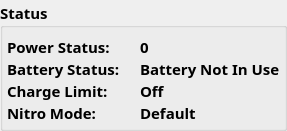
            <widget class="QGroupBox" name="status_box">
             <property name="enabled">
              <bool>true</bool>
             </property>
             <property name="sizePolicy">
              <sizepolicy hsizetype="Maximum" vsizetype="Preferred">
               <horstretch>0</horstretch>
               <verstretch>0</verstretch>
              </sizepolicy>
             </property>
             <property name="maximumSize">
              <size>
               <width>340</width>
               <height>125</height>
              </size>
             </property>
             <property name="font">
              <font>
               <family>TT Squares</family>
               <pointsize>11</pointsize>
               <italic>false</italic>
               <bold>true</bold>
              </font>
             </property>
             <property name="cursor">
              <cursorShape>ArrowCursor</cursorShape>
             </property>
             <property name="title">
              <string>Status</string>
             </property>
             <property name="alignment">
              <set>Qt::AlignmentFlag::AlignLeading|Qt::AlignmentFlag::AlignLeft|Qt::AlignmentFlag::AlignVCenter</set>
             </property>
             <layout class="QFormLayout" name="formLayout_2">
              <property name="labelAlignment">
               <set>Qt::AlignmentFlag::AlignLeading|Qt::AlignmentFlag::AlignLeft|Qt::AlignmentFlag::AlignVCenter</set>
              </property>
              <property name="horizontalSpacing">
               <number>20</number>
              </property>
              <property name="verticalSpacing">
               <number>0</number>
              </property>
              <property name="leftMargin">
               <number>4</number>
              </property>
              <property name="topMargin">
               <number>8</number>
              </property>
              <property name="rightMargin">
               <number>4</number>
              </property>
              <property name="bottomMargin">
               <number>4</number>
              </property>
              <item row="0" column="0">
               <widget class="QLabel" name="powerStatusLabel">
                <property name="sizePolicy">
                 <sizepolicy hsizetype="Preferred" vsizetype="Preferred">
                  <horstretch>0</horstretch>
                  <verstretch>0</verstretch>
                 </sizepolicy>
                </property>
                <property name="font">
                 <font>
                  <family>TT Squares</family>
                  <pointsize>11</pointsize>
                  <bold>true</bold>
                 </font>
                </property>
                <property name="cursor">
                 <cursorShape>ArrowCursor</cursorShape>
                </property>
                <property name="text">
                 <string>Power Status:</string>
                </property>
               </widget>
              </item>
              <item row="0" column="1">
               <widget class="QLabel" name="powerStatusValue">
                <property name="sizePolicy">
                 <sizepolicy hsizetype="Preferred" vsizetype="Preferred">
                  <horstretch>0</horstretch>
                  <verstretch>0</verstretch>
                 </sizepolicy>
                </property>
                <property name="font">
                 <font>
                  <family>TT Squares</family>
                  <pointsize>11</pointsize>
                  <fontweight>Light</fontweight>
                 </font>
                </property>
                <property name="cursor">
                 <cursorShape>ArrowCursor</cursorShape>
                </property>
                <property name="text">
                 <string>0</string>
                </property>
               </widget>
              </item>
              <item row="1" column="0">
               <widget class="QLabel" name="batteryStatusLabel">
                <property name="sizePolicy">
                 <sizepolicy hsizetype="Preferred" vsizetype="Preferred">
                  <horstretch>0</horstretch>
                  <verstretch>0</verstretch>
                 </sizepolicy>
                </property>
                <property name="font">
                 <font>
                  <family>TT Squares</family>
                  <pointsize>11</pointsize>
                  <bold>true</bold>
                 </font>
                </property>
                <property name="cursor">
                 <cursorShape>ArrowCursor</cursorShape>
                </property>
                <property name="text">
                 <string>Battery Status:</string>
                </property>
               </widget>
              </item>
              <item row="1" column="1">
               <widget class="QLabel" name="batteryStatusValue">
                <property name="sizePolicy">
                 <sizepolicy hsizetype="Preferred" vsizetype="Preferred">
                  <horstretch>0</horstretch>
                  <verstretch>0</verstretch>
                 </sizepolicy>
                </property>
                <property name="font">
                 <font>
                  <family>TT Squares</family>
                  <pointsize>11</pointsize>
                  <fontweight>Light</fontweight>
                 </font>
                </property>
                <property name="cursor">
                 <cursorShape>ArrowCursor</cursorShape>
                </property>
                <property name="text">
                 <string>Battery Not In Use</string>
                </property>
               </widget>
              </item>
              <item row="2" column="0">
               <widget class="QLabel" name="batteryChargeLimitLabel">
                <property name="sizePolicy">
                 <sizepolicy hsizetype="Preferred" vsizetype="Preferred">
                  <horstretch>0</horstretch>
                  <verstretch>0</verstretch>
                 </sizepolicy>
                </property>
                <property name="font">
                 <font>
                  <family>TT Squares</family>
                  <pointsize>11</pointsize>
                  <bold>true</bold>
                 </font>
                </property>
                <property name="cursor">
                 <cursorShape>ArrowCursor</cursorShape>
                </property>
                <property name="text">
                 <string>Charge Limit:</string>
                </property>
               </widget>
              </item>
              <item row="2" column="1">
               <widget class="QLabel" name="batteryChargeLimitValue">
                <property name="sizePolicy">
                 <sizepolicy hsizetype="Preferred" vsizetype="Preferred">
                  <horstretch>0</horstretch>
                  <verstretch>0</verstretch>
                 </sizepolicy>
                </property>
                <property name="font">
                 <font>
                  <family>TT Squares</family>
                  <pointsize>11</pointsize>
                  <fontweight>Light</fontweight>
                 </font>
                </property>
                <property name="cursor">
                 <cursorShape>ArrowCursor</cursorShape>
                </property>
                <property name="text">
                 <string>Off</string>
                </property>
               </widget>
              </item>
              <item row="3" column="0">
               <widget class="QLabel" name="nitroModeLabel">
                <property name="sizePolicy">
                 <sizepolicy hsizetype="Preferred" vsizetype="Preferred">
                  <horstretch>0</horstretch>
                  <verstretch>0</verstretch>
                 </sizepolicy>
                </property>
                <property name="font">
                 <font>
                  <family>TT Squares</family>
                  <pointsize>11</pointsize>
                  <bold>true</bold>
                 </font>
                </property>
                <property name="cursor">
                 <cursorShape>ArrowCursor</cursorShape>
                </property>
                <property name="text">
                 <string>Nitro Mode:</string>
                </property>
               </widget>
              </item>
              <item row="3" column="1">
               <widget class="QLabel" name="nitroModeValue">
                <property name="sizePolicy">
                 <sizepolicy hsizetype="Preferred" vsizetype="Preferred">
                  <horstretch>0</horstretch>
                  <verstretch>0</verstretch>
                 </sizepolicy>
                </property>
                <property name="font">
                 <font>
                  <family>TT Squares</family>
                  <pointsize>11</pointsize>
                  <fontweight>Light</fontweight>
                 </font>
                </property>
                <property name="cursor">
                 <cursorShape>ArrowCursor</cursorShape>
                </property>
                <property name="text">
                 <string>Default</string>
                </property>
               </widget>
              </item>
             </layout>
            </widget>
